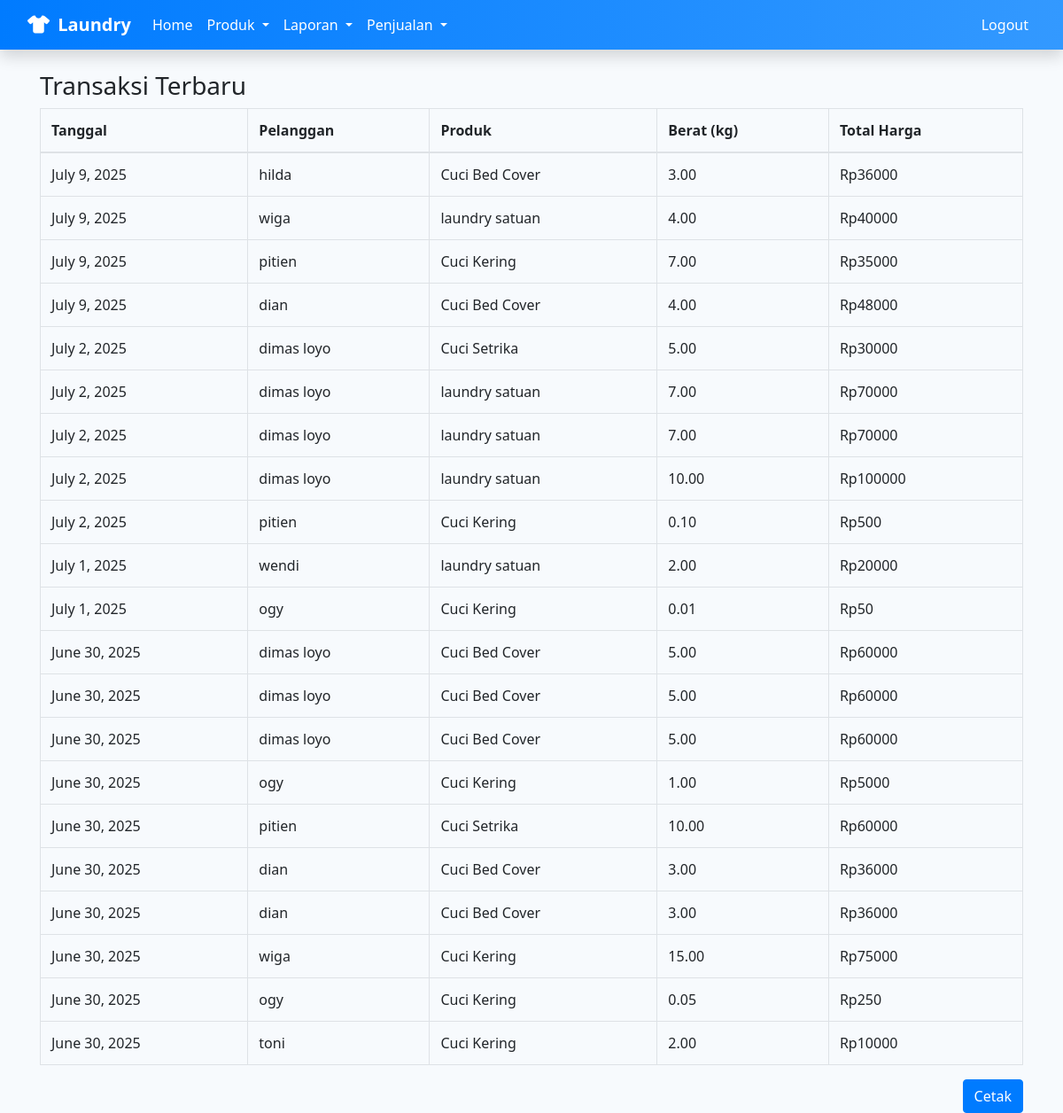
Screenshot of /penjualan/ (signed in) with the database file from the repository.
### laundry_app/models.py (models this page shows, shortened)
class Transaksi(models.Model):
    tanggal = models.DateField(auto_now_add=True)
    nama_pelanggan = models.CharField(max_length=100)
    produk = models.ForeignKey(Produk, on_delete=models.CASCADE)
    berat_kg = models.DecimalField(max_digits=5, decimal_places=2)
    def total_harga(self):
        return self.berat_kg * self.produk.harga_per_kg

class Produk(models.Model):
    nama = models.CharField(max_length=100)  # nama produk bebas, tidak pakai choices
    harga_per_kg = models.DecimalField(max_digits=8, decimal_places=2)

### laundry_app/views.py (the view)
# urls.py: path('penjualan/', views.transaksi_penjualan, name='transaksi_penjualan'),
@login_required
def transaksi_penjualan(request):
    transaksi = Transaksi.objects.all().order_by('-tanggal')
    return render(request, 'laundry_app/transaksi_penjualan.html', {
        'transaksi': transaksi
    })

### laundry_app/templates/laundry_app/transaksi_penjualan.html
{% extends 'laundry_app/base.html' %}
{% block content %}
<h3>Transaksi Terbaru</h3>
<table class="table table-bordered">
    <thead>
        <tr>
            <th>Tanggal</th>
            <th>Pelanggan</th>
            <th>Produk</th>
            <th>Berat (kg)</th>
            <th>Total Harga</th>
        </tr>
    </thead>
    <tbody>
        {% for t in transaksi %}
        <tr>
            <td>{{ t.tanggal }}</td>
            <td>{{ t.nama_pelanggan }}</td>
            <td>{{ t.produk.nama }}</td>
            <td>{{ t.berat_kg }}</td>
            <td>Rp{{ t.total_harga|floatformat:0 }}</td>
        </tr>
        {% empty %}
        <tr><td colspan="5">Belum ada transaksi.</td></tr>
        {% endfor %}
    </tbody>
</table>
<div style="text-align: right;">
    <button onclick="window.print()" class="btn btn-primary">Cetak</button>
</div>
{% endblock %}

### laundry_app/templates/laundry_app/base.html (shortened to what this page needs)
<!DOCTYPE html>
<html>
<head>
    <link rel="stylesheet" href="https://cdn.jsdelivr.net/npm/bootstrap@4.6.2/dist/css/bootstrap.min.css">
    <link rel="stylesheet" href="https://cdnjs.cloudflare.com/ajax/libs/font-awesome/6.4.0/css/all.min.css">
</head>
<body>
<nav class="navbar navbar-expand-lg navbar-dark shadow no-print">
  <div class="container-fluid">
    <a class="navbar-brand font-weight-bold" href="{% url 'home' %}"><i class="fas fa-tshirt mr-1"></i> Laundry</a>
    <div class="collapse navbar-collapse" id="navbarNavDropdown">
      <ul class="navbar-nav mr-auto">
        <li class="nav-item">
          <a class="nav-link" href="{% url 'home' %}">Home</a>
        </li>
        {% if user.is_authenticated %}
        <li class="nav-item dropdown">
          <a class="nav-link dropdown-toggle" href="#" id="produkDropdown" role="button" data-toggle="dropdown">
            Produk
          </a>
        </li>
        <li class="nav-item dropdown">
          <a class="nav-link dropdown-toggle" href="#" id="laporanDropdown" role="button" data-toggle="dropdown">
            Laporan
          </a>
        </li>
        <li class="nav-item dropdown">
          <a class="nav-link dropdown-toggle" href="#" id="penjualanDropdown" role="button" data-toggle="dropdown">
            Penjualan
          </a>
        </li>
        {% endif %}
      </ul>
      <ul class="navbar-nav ml-auto">
        {% if user.is_authenticated %}
          <li class="nav-item">
            <a class="nav-link" href="{% url 'logout' %}">Logout</a>
          </li>
        {% else %}
          <li class="nav-item">
            <a class="nav-link" href="{% url 'login' %}">Login</a>
          </li>
        {% endif %}
      </ul>
    </div>
  </div>
</nav>
<div class="container mt-4">
    {% block content %}
    {% endblock %}
</div>
</body>
</html>

### laundry_app/templates/laundry_app/base.html (style rules this page uses)
body { background-color: #f7fafd; font-family: 'Segoe UI', Tahoma, Geneva, Verdana, sans-serif; }
.navbar { background: linear-gradient(to right, #007bff, #3399ff); }
.navbar-brand, .nav-link, .dropdown-item { color: white !important; }

### rows the page displays
Transaksi: tanggal "July 9, 2025", nama_pelanggan "hilda", produk.nama "Cuci Bed Cover", berat_kg "3.00", total_harga "36000"
Transaksi: tanggal "July 9, 2025", nama_pelanggan "wiga", produk.nama "laundry satuan", berat_kg "4.00", total_harga "40000"
Transaksi: tanggal "July 9, 2025", nama_pelanggan "pitien", produk.nama "Cuci Kering", berat_kg "7.00", total_harga "35000"
Transaksi: tanggal "July 9, 2025", nama_pelanggan "dian", produk.nama "Cuci Bed Cover", berat_kg "4.00", total_harga "48000"
Transaksi: tanggal "July 2, 2025", nama_pelanggan "dimas loyo", produk.nama "Cuci Setrika", berat_kg "5.00", total_harga "30000"
Transaksi: tanggal "July 2, 2025", nama_pelanggan "dimas loyo", produk.nama "laundry satuan", berat_kg "7.00", total_harga "70000"
Transaksi: tanggal "July 2, 2025", nama_pelanggan "dimas loyo", produk.nama "laundry satuan", berat_kg "7.00", total_harga "70000"
Transaksi: tanggal "July 2, 2025", nama_pelanggan "dimas loyo", produk.nama "laundry satuan", berat_kg "10.00", total_harga "100000"
Transaksi: tanggal "July 2, 2025", nama_pelanggan "pitien", produk.nama "Cuci Kering", berat_kg "0.10", total_harga "500"
Transaksi: tanggal "July 1, 2025", nama_pelanggan "wendi", produk.nama "laundry satuan", berat_kg "2.00", total_harga "20000"
Transaksi: tanggal "July 1, 2025", nama_pelanggan "ogy", produk.nama "Cuci Kering", berat_kg "0.01", total_harga "50"
Transaksi: tanggal "June 30, 2025", nama_pelanggan "dimas loyo", produk.nama "Cuci Bed Cover", berat_kg "5.00", total_harga "60000"
Transaksi: tanggal "June 30, 2025", nama_pelanggan "dimas loyo", produk.nama "Cuci Bed Cover", berat_kg "5.00", total_harga "60000"
Transaksi: tanggal "June 30, 2025", nama_pelanggan "dimas loyo", produk.nama "Cuci Bed Cover", berat_kg "5.00", total_harga "60000"
Transaksi: tanggal "June 30, 2025", nama_pelanggan "ogy", produk.nama "Cuci Kering", berat_kg "1.00", total_harga "5000"
Transaksi: tanggal "June 30, 2025", nama_pelanggan "pitien", produk.nama "Cuci Setrika", berat_kg "10.00", total_harga "60000"
Transaksi: tanggal "June 30, 2025", nama_pelanggan "dian", produk.nama "Cuci Bed Cover", berat_kg "3.00", total_harga "36000"
Transaksi: tanggal "June 30, 2025", nama_pelanggan "dian", produk.nama "Cuci Bed Cover", berat_kg "3.00", total_harga "36000"
Transaksi: tanggal "June 30, 2025", nama_pelanggan "wiga", produk.nama "Cuci Kering", berat_kg "15.00", total_harga "75000"
Transaksi: tanggal "June 30, 2025", nama_pelanggan "ogy", produk.nama "Cuci Kering", berat_kg "0.05", total_harga "250"
Transaksi: tanggal "June 30, 2025", nama_pelanggan "toni", produk.nama "Cuci Kering", berat_kg "2.00", total_harga "10000"
